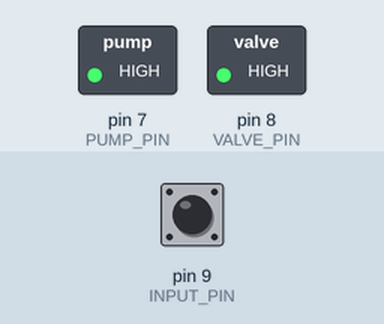
This sketch was run on a simulated Arduino Uno, built with avr-gcc and run on an emulated ATmega328P. On the bench: switched loads named in the sketch (green lamp = pin HIGH). Inputs (shaded band) come from the test bench; at power-on: pin 9 (INPUT_PIN) HIGH.

Above: at 1.2 s.
1.3 s: pin 9 (INPUT_PIN) pulled LOW for 3.2 s
At 2.2 s:
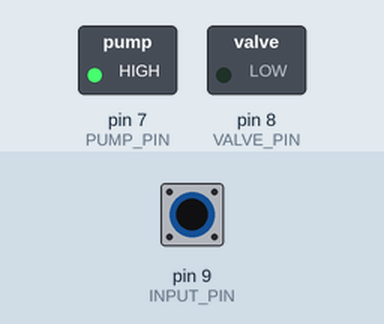
At 3.7 s:
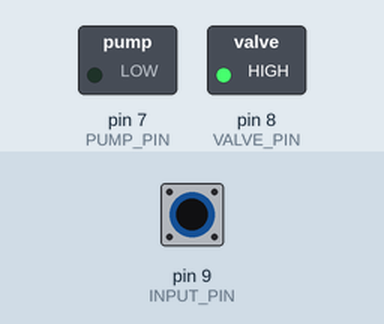
Timing chart, 0 to 10.0 s (numbered marks = the images above; inputs shaded):
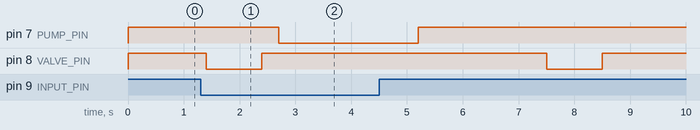

The sketch:

water_pump_reset.ino
```cpp
#define INPUT_PIN 9
#define VALVE_PIN 8
#define PUMP_PIN 7

#define VALVE_WORK_TIME 1000 * 1

enum State {OFF = 0, START = 1, WORK = 2, STOP = 3};

State current;
bool inputState;
bool pumpWorked;

void setup() {
  pinMode(INPUT_PIN, INPUT_PULLUP);
  pinMode(VALVE_PIN, OUTPUT);
  pinMode(PUMP_PIN, OUTPUT);
  digitalWrite(VALVE_PIN, HIGH);
  digitalWrite(PUMP_PIN, HIGH);

  current = OFF;
  inputState = false;
  pumpWorked = false;
}

void loop() {
  inputState = getInputState(inputState);

  switch (current) {
    case OFF: {
        if (inputState) {
          current = START;
        }
        break;
      }
    case START: {
        valveOn();
        pumpWorked = false;
        current = WORK;
        break;
      }
    case WORK: {
        if (inputState) {
          setStatePump(true);
          pumpWorked = true;
        } else {
          setStatePump(false);
          current = STOP;
        }
        break;
      }
    case STOP: {
        if (pumpWorked) {
          valveOn();
        }
        current = OFF;
        break;
      }
  }
}

bool getInputState(bool currentInputState) {
  bool rawState = !digitalRead(INPUT_PIN);
  if (rawState != currentInputState) {
    delay(100);
    if (currentInputState != !digitalRead(INPUT_PIN))
      return !currentInputState;
  }
  return currentInputState;
}

void valveOn() {
  digitalWrite(VALVE_PIN, LOW);
  delay(VALVE_WORK_TIME);
  digitalWrite(VALVE_PIN, HIGH);
}

void setStatePump(bool state) {
  delay(300);
  if (state) {
    digitalWrite(PUMP_PIN, LOW);
  } else {
    digitalWrite(PUMP_PIN, HIGH);
    delay(2000);
  }
  delay(300);
}
```

Measured:
- after the input at 1.3 s, pin 7 (PUMP_PIN): HIGH → LOW after 1.4 s, → HIGH 2.5 s later; pin 8 (VALVE_PIN): alternates HIGH for 5.1 s and LOW for 1.0 s, starting after 0.10 s
